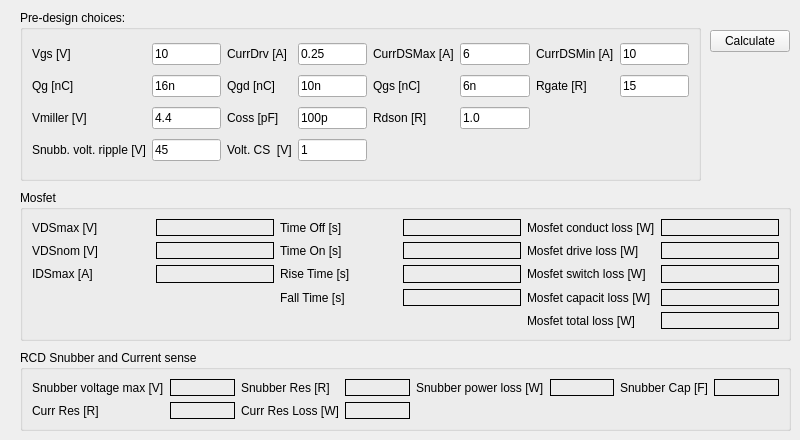
    <widget class="QWidget" name="Mosfet">
     <attribute name="title">
      <string>MOSFET</string>
     </attribute>
     <widget class="QGroupBox" name="groupBox_13">
      <property name="geometry">
       <rect>
        <x>20</x>
        <y>190</y>
        <width>771</width>
        <height>151</height>
       </rect>
      </property>
      <property name="title">
       <string>Mosfet</string>
      </property>
      <layout class="QGridLayout" name="gridLayout_2">
       <property name="sizeConstraint">
        <enum>QLayout::SetDefaultConstraint</enum>
       </property>
       <property name="bottomMargin">
        <number>9</number>
       </property>
       <item row="7" column="7">
        <widget class="QLabel" name="MosCapL">
         <property name="frameShape">
          <enum>QFrame::Box</enum>
         </property>
         <property name="text">
          <string/>
         </property>
        </widget>
       </item>
       <item row="8" column="6">
        <widget class="QLabel" name="label_241">
         <property name="text">
          <string>Mosfet total loss [W]</string>
         </property>
        </widget>
       </item>
       <item row="0" column="2">
        <widget class="QLabel" name="label_122">
         <property name="text">
          <string>Time Off [s]</string>
         </property>
        </widget>
       </item>
       <item row="0" column="7">
        <widget class="QLabel" name="MosCondL">
         <property name="frameShape">
          <enum>QFrame::Box</enum>
         </property>
         <property name="text">
          <string/>
         </property>
        </widget>
       </item>
       <item row="6" column="3">
        <widget class="QLabel" name="Trise">
         <property name="frameShape">
          <enum>QFrame::Box</enum>
         </property>
         <property name="text">
          <string/>
         </property>
        </widget>
       </item>
       <item row="4" column="0">
        <widget class="QLabel" name="label_123">
         <property name="text">
          <string>VDSnom [V]</string>
         </property>
        </widget>
       </item>
       <item row="0" column="6">
        <widget class="QLabel" name="label_237">
         <property name="text">
          <string>Mosfet conduct loss [W]</string>
         </property>
        </widget>
       </item>
       <item row="6" column="2">
        <widget class="QLabel" name="label_120">
         <property name="text">
          <string>Rise Time [s]</string>
         </property>
        </widget>
       </item>
       <item row="6" column="1">
        <widget class="QLabel" name="IDSmax">
         <property name="frameShape">
          <enum>QFrame::Box</enum>
         </property>
         <property name="text">
          <string/>
         </property>
        </widget>
       </item>
       <item row="8" column="7">
        <widget class="QLabel" name="MosTL">
         <property name="frameShape">
          <enum>QFrame::Box</enum>
         </property>
         <property name="text">
          <string/>
         </property>
        </widget>
       </item>
       <item row="7" column="6">
        <widget class="QLabel" name="label_240">
         <property name="text">
          <string>Mosfet capacit loss [W]</string>
         </property>
        </widget>
       </item>
       <item row="4" column="1">
        <widget class="QLabel" name="VDSnom">
         <property name="frameShape">
          <enum>QFrame::Box</enum>
         </property>
         <property name="text">
          <string/>
         </property>
        </widget>
       </item>
       <item row="4" column="3">
        <widget class="QLabel" name="Ton">
         <property name="frameShape">
          <enum>QFrame::Box</enum>
         </property>
         <property name="text">
          <string/>
         </property>
        </widget>
       </item>
       <item row="0" column="0">
        <widget class="QLabel" name="label_113">
         <property name="text">
          <string>VDSmax [V]</string>
         </property>
        </widget>
       </item>
       <item row="6" column="6">
        <widget class="QLabel" name="label_239">
         <property name="text">
          <string>Mosfet switch loss [W]</string>
         </property>
        </widget>
       </item>
       <item row="6" column="7">
        <widget class="QLabel" name="MosSL">
         <property name="frameShape">
          <enum>QFrame::Box</enum>
         </property>
         <property name="text">
          <string/>
         </property>
        </widget>
       </item>
       <item row="6" column="0">
        <widget class="QLabel" name="label_114">
         <property name="text">
          <string>IDSmax [A]</string>
         </property>
        </widget>
       </item>
       <item row="0" column="3">
        <widget class="QLabel" name="Toff">
         <property name="frameShape">
          <enum>QFrame::Box</enum>
         </property>
         <property name="text">
          <string/>
         </property>
        </widget>
       </item>
       <item row="4" column="6">
        <widget class="QLabel" name="label_238">
         <property name="text">
          <string>Mosfet drive loss [W]</string>
         </property>
        </widget>
       </item>
       <item row="0" column="1">
        <widget class="QLabel" name="VDSmax">
         <property name="frameShape">
          <enum>QFrame::Box</enum>
         </property>
         <property name="text">
          <string/>
         </property>
        </widget>
       </item>
       <item row="4" column="7">
        <widget class="QLabel" name="MosDL">
         <property name="frameShape">
          <enum>QFrame::Box</enum>
         </property>
         <property name="text">
          <string/>
         </property>
        </widget>
       </item>
       <item row="4" column="2">
        <widget class="QLabel" name="label_121">
         <property name="text">
          <string>Time On [s]</string>
         </property>
        </widget>
       </item>
       <item row="7" column="2">
        <widget class="QLabel" name="label_115">
         <property name="text">
          <string>Fall Time [s]</string>
         </property>
        </widget>
       </item>
       <item row="7" column="3">
        <widget class="QLabel" name="Tfall">
         <property name="frameShape">
          <enum>QFrame::Box</enum>
         </property>
         <property name="text">
          <string/>
         </property>
        </widget>
       </item>
      </layout>
     </widget>
     <widget class="QGroupBox" name="groupBox_14">
      <property name="geometry">
       <rect>
        <x>20</x>
        <y>350</y>
        <width>771</width>
        <height>81</height>
       </rect>
      </property>
      <property name="title">
       <string>RCD Snubber and Current sense</string>
      </property>
      <layout class="QGridLayout" name="gridLayout">
       <item row="0" column="3">
        <widget class="QLabel" name="SnubbR">
         <property name="frameShape">
          <enum>QFrame::Box</enum>
         </property>
         <property name="text">
          <string/>
         </property>
        </widget>
       </item>
       <item row="0" column="0">
        <widget class="QLabel" name="label_248">
         <property name="text">
          <string>Snubber voltage max [V]</string>
         </property>
        </widget>
       </item>
       <item row="0" column="6">
        <widget class="QLabel" name="label_251">
         <property name="text">
          <string>Snubber Cap [F]</string>
         </property>
        </widget>
       </item>
       <item row="0" column="4">
        <widget class="QLabel" name="label_249">
         <property name="text">
          <string>Snubber power loss [W]</string>
         </property>
        </widget>
       </item>
       <item row="0" column="2">
        <widget class="QLabel" name="label_250">
         <property name="text">
          <string>Snubber Res [R]</string>
         </property>
        </widget>
       </item>
       <item row="0" column="1">
        <widget class="QLabel" name="SnubbVM">
         <property name="frameShape">
          <enum>QFrame::Box</enum>
         </property>
         <property name="text">
          <string/>
         </property>
        </widget>
       </item>
       <item row="0" column="5">
        <widget class="QLabel" name="SnubbPL">
         <property name="frameShape">
          <enum>QFrame::Box</enum>
         </property>
         <property name="text">
          <string/>
         </property>
        </widget>
       </item>
       <item row="0" column="7">
        <widget class="QLabel" name="SnubbC">
         <property name="frameShape">
          <enum>QFrame::Box</enum>
         </property>
         <property name="text">
          <string/>
         </property>
        </widget>
       </item>
       <item row="1" column="0">
        <widget class="QLabel" name="label_242">
         <property name="text">
          <string>Curr Res [R]</string>
         </property>
        </widget>
       </item>
       <item row="1" column="1">
        <widget class="QLabel" name="CurrR">
         <property name="frameShape">
          <enum>QFrame::Box</enum>
         </property>
         <property name="text">
          <string/>
         </property>
        </widget>
       </item>
       <item row="1" column="2">
        <widget class="QLabel" name="label_243">
         <property name="text">
          <string>Curr Res Loss [W]</string>
         </property>
        </widget>
       </item>
       <item row="1" column="3">
        <widget class="QLabel" name="CurrRL">
         <property name="frameShape">
          <enum>QFrame::Box</enum>
         </property>
         <property name="text">
          <string/>
         </property>
        </widget>
       </item>
      </layout>
     </widget>
     <widget class="QGroupBox" name="groupBox_16">
      <property name="geometry">
       <rect>
        <x>20</x>
        <y>10</y>
        <width>681</width>
        <height>171</height>
       </rect>
      </property>
      <property name="title">
       <string>Pre-design choices:</string>
      </property>
      <layout class="QGridLayout" name="gridLayout_18">
       <property name="sizeConstraint">
        <enum>QLayout::SetDefaultConstraint</enum>
       </property>
       <property name="verticalSpacing">
        <number>6</number>
       </property>
       <item row="1" column="3">
        <widget class="QLabel" name="label_144">
         <property name="text">
          <string>Qgd [nC]</string>
         </property>
        </widget>
       </item>
       <item row="1" column="4">
        <widget class="QLineEdit" name="QGD">
         <property name="text">
          <string>10n</string>
         </property>
        </widget>
       </item>
       <item row="1" column="0">
        <widget class="QLabel" name="label_142">
         <property name="text">
          <string>Qg [nC]</string>
         </property>
        </widget>
       </item>
       <item row="1" column="7">
        <widget class="QLabel" name="label_156">
         <property name="text">
          <string>Qgs [nC]</string>
         </property>
        </widget>
       </item>
       <item row="3" column="1">
        <widget class="QLineEdit" name="SnubbVoltRipp">
         <property name="text">
          <string>45</string>
         </property>
        </widget>
       </item>
       <item row="0" column="0">
        <widget class="QLabel" name="label_164">
         <property name="text">
          <string>Vgs [V]</string>
         </property>
        </widget>
       </item>
       <item row="1" column="8">
        <widget class="QLineEdit" name="QGS">
         <property name="text">
          <string>6n</string>
         </property>
        </widget>
       </item>
       <item row="3" column="3">
        <widget class="QLabel" name="label_553">
         <property name="text">
          <string>Volt. CS  [V]</string>
         </property>
        </widget>
       </item>
       <item row="0" column="1">
        <widget class="QLineEdit" name="VGS">
         <property name="text">
          <string>10</string>
         </property>
        </widget>
       </item>
       <item row="0" column="4">
        <widget class="QLineEdit" name="CurrDrv">
         <property name="text">
          <string>0.25</string>
         </property>
        </widget>
       </item>
       <item row="3" column="0">
        <widget class="QLabel" name="label_552">
         <property name="text">
          <string>Snubb. volt. ripple [V]</string>
         </property>
        </widget>
       </item>
       <item row="3" column="4">
        <widget class="QLineEdit" name="CSVolt">
         <property name="text">
          <string>1</string>
         </property>
        </widget>
       </item>
       <item row="0" column="3">
        <widget class="QLabel" name="label_143">
         <property name="text">
          <string>CurrDrv [A]</string>
         </property>
        </widget>
       </item>
       <item row="1" column="1">
        <widget class="QLineEdit" name="QGate">
         <property name="text">
          <string>16n</string>
         </property>
        </widget>
       </item>
       <item row="1" column="11">
        <widget class="QLineEdit" name="RGate">
         <property name="text">
          <string>15</string>
         </property>
        </widget>
       </item>
       <item row="1" column="10">
        <widget class="QLabel" name="label_157">
         <property name="text">
          <string>Rgate [R]</string>
         </property>
        </widget>
       </item>
       <item row="2" column="0">
        <widget class="QLabel" name="label_158">
         <property name="text">
          <string>Vmiller [V]</string>
         </property>
        </widget>
       </item>
       <item row="2" column="1">
        <widget class="QLineEdit" name="Vmill">
         <property name="text">
          <string>4.4</string>
         </property>
        </widget>
       </item>
       <item row="2" column="3">
        <widget class="QLabel" name="label_155">
         <property name="text">
          <string>Coss [pF]</string>
         </property>
        </widget>
       </item>
       <item row="2" column="7">
        <widget class="QLabel" name="label_140">
         <property name="text">
          <string>Rdson [R]</string>
         </property>
        </widget>
       </item>
       <item row="0" column="8">
        <widget class="QLineEdit" name="CurrDSMax">
         <property name="text">
          <string>6</string>
         </property>
        </widget>
       </item>
       <item row="0" column="7">
        <widget class="QLabel" name="label_159">
         <property name="text">
          <string>CurrDSMax [A]</string>
         </property>
        </widget>
       </item>
       <item row="0" column="11">
        <widget class="QLineEdit" name="CurrDSMin">
         <property name="text">
          <string>10</string>
         </property>
        </widget>
       </item>
       <item row="0" column="10">
        <widget class="QLabel" name="label_160">
         <property name="text">
          <string>CurrDSMin [A]</string>
         </property>
        </widget>
       </item>
       <item row="2" column="4">
        <widget class="QLineEdit" name="COss">
         <property name="text">
          <string>100p</string>
         </property>
        </widget>
       </item>
       <item row="2" column="8">
        <widget class="QLineEdit" name="RdsOn">
         <property name="text">
          <string>1.0</string>
         </property>
        </widget>
       </item>
      </layout>
     </widget>
     <widget class="QPushButton" name="CalcSwitchPushButton">
      <property name="geometry">
       <rect>
        <x>710</x>
        <y>30</y>
        <width>80</width>
        <height>22</height>
       </rect>
      </property>
      <property name="text">
       <string>Calculate</string>
      </property>
     </widget>
    </widget>
